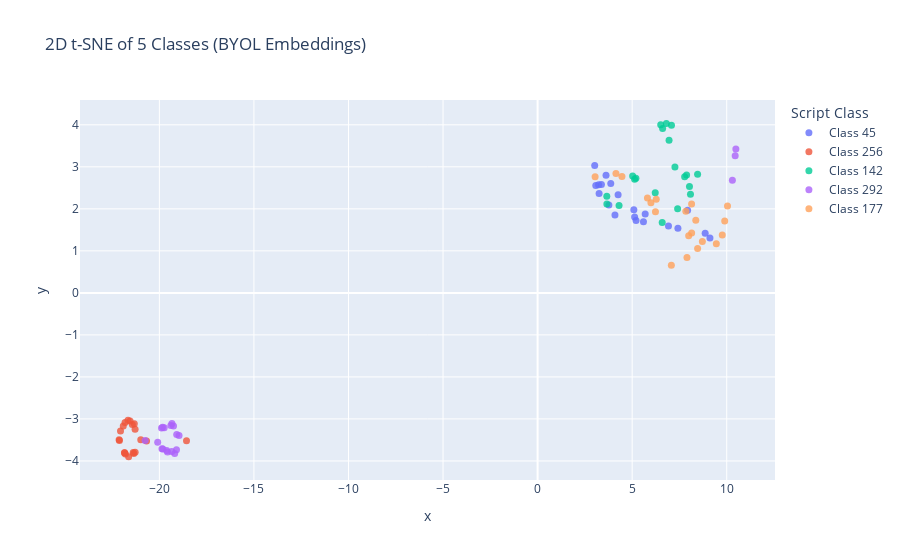

This figure's notebook cell:
### Code cell
from sklearn.manifold import TSNE

# Compute 2D t-SNE
tsne_2d = TSNE(n_components=2, perplexity=30, init='pca', random_state=42)
X_2d = tsne_2d.fit_transform(X)

# Prepare DataFrame for plotting
df_2d = pd.DataFrame({
    'x': X_2d[:, 0],
    'y': X_2d[:, 1],
    'class': y
})
df_2d = df_2d[df_2d['class'].isin(selected_classes)]
df_2d['class'] = df_2d['class'].map(label_map)

import plotly.express as px

fig2d = px.scatter(
    df_2d, x='x', y='y', color='class',
    title="2D t-SNE of 5 Classes (BYOL Embeddings)",
    labels={"class": "Script Class"},
    opacity=0.8
)
fig2d.update_traces(marker=dict(size=7))
fig2d.show()

### Figure 1 — Plotly figure (JSON) as saved in the notebook; plotly's stock layout.template omitted (floating-point values rounded to 4 significant figures)
{"data": [{"hovertemplate": "Script Class=Class 45<br>x=%{x}<br>y=%{y}<extra></extra>", "legendgroup": "Class 45", "marker": {"color": "#636efa", "opacity": 0.8, "size": 7, "symbol": "circle"}, "mode": "markers", "name": "Class 45", "orientation": "v", "showlegend": true, "type": "scatter", "x": [7.419, 7.931, 5.089, 3.869, 3.076, 9.113, 8.861, 5.598, 4.257, 3.618, 6.921, 5.205, 4.091, 3.374, 3.225, 5.689, 5.13, 3.768, 3.251, 3.02], "xaxis": "x", "y": [1.536, 1.968, 1.98, 2.604, 2.557, 1.305, 1.417, 1.695, 2.334, 2.8, 1.595, 1.721, 1.856, 2.579, 2.573, 1.879, 1.807, 2.092, 2.367, 3.031], "yaxis": "y"}, {"hovertemplate": "Script Class=Class 256<br>x=%{x}<br>y=%{y}<extra></extra>", "legendgroup": "Class 256", "marker": {"color": "#EF553B", "opacity": 0.8, "size": 7, "symbol": "circle"}, "mode": "markers", "name": "Class 256", "orientation": "v", "showlegend": true, "type": "scatter", "x": [-21.38, -21.63, -21.28, -20.98, -20.68, -21.32, -21.85, -18.57, -21.35, -21.43, -21.81, -22.05, -21.8, -22.13, -21.55, -21.66, -22.11, -21.84, -21.91, -21.28], "xaxis": "x", "y": [-3.798, -3.897, -3.246, -3.497, -3.523, -3.113, -3.802, -3.521, -3.822, -3.13, -3.084, -3.286, -3.836, -3.493, -3.049, -3.033, -3.512, -3.804, -3.166, -3.791], "yaxis": "y"}, {"hovertemplate": "Script Class=Class 142<br>x=%{x}<br>y=%{y}<extra></extra>", "legendgroup": "Class 142", "marker": {"color": "#00cc96", "opacity": 0.8, "size": 7, "symbol": "circle"}, "mode": "markers", "name": "Class 142", "orientation": "v", "showlegend": true, "type": "scatter", "x": [6.951, 7.08, 5.026, 7.262, 7.404, 6.808, 7.879, 8.46, 8.031, 5.197, 6.22, 6.589, 4.307, 3.663, 3.66, 6.611, 6.51, 5.129, 7.776, 8.084], "xaxis": "x", "y": [3.633, 3.988, 2.781, 2.998, 2.003, 4.034, 2.809, 2.826, 2.534, 2.73, 2.386, 1.675, 2.08, 2.115, 2.302, 3.913, 4.004, 2.703, 2.762, 2.345], "yaxis": "y"}, {"hovertemplate": "Script Class=Class 292<br>x=%{x}<br>y=%{y}<extra></extra>", "legendgroup": "Class 292", "marker": {"color": "#ab63fa", "opacity": 0.8, "size": 7, "symbol": "circle"}, "mode": "markers", "name": "Class 292", "orientation": "v", "showlegend": true, "type": "scatter", "x": [-19.57, -19.83, -20.75, -18.96, -19.61, 10.3, 10.45, -19.86, -19.08, -19.81, -19.34, -19.74, -19.39, -19.89, -20.09, -19.25, -19.19, 10.48, -19.09, -19.35], "xaxis": "x", "y": [-3.79, -3.199, -3.512, -3.394, -3.752, 2.68, 3.266, -3.712, -3.371, -3.714, -3.106, -3.208, -3.156, -3.217, -3.553, -3.169, -3.821, 3.426, -3.733, -3.775], "yaxis": "y"}, {"hovertemplate": "Script Class=Class 177<br>x=%{x}<br>y=%{y}<extra></extra>", "legendgroup": "Class 177", "marker": {"color": "#FFA15A", "opacity": 0.8, "size": 7, "symbol": "circle"}, "mode": "markers", "name": "Class 177", "orientation": "v", "showlegend": true, "type": "scatter", "x": [8.143, 5.992, 9.893, 10.04, 9.765, 3.041, 7.073, 7.898, 8.145, 6.232, 7.989, 6.274, 4.144, 9.451, 8.461, 8.712, 8.365, 7.839, 5.808, 4.459], "xaxis": "x", "y": [2.117, 2.143, 1.713, 2.071, 1.379, 2.762, 0.6586, 0.8438, 1.425, 1.928, 1.357, 2.227, 2.842, 1.167, 1.059, 1.225, 1.727, 1.944, 2.26, 2.77], "yaxis": "y"}], "layout": {"legend": {"title": {"text": "Script Class"}, "tracegroupgap": 0}, "title": {"text": "2D t-SNE of 5 Classes (BYOL Embeddings)"}, "xaxis": {"anchor": "y", "domain": [0, 1], "title": {"text": "x"}}, "yaxis": {"anchor": "x", "domain": [0, 1], "title": {"text": "y"}}}}
